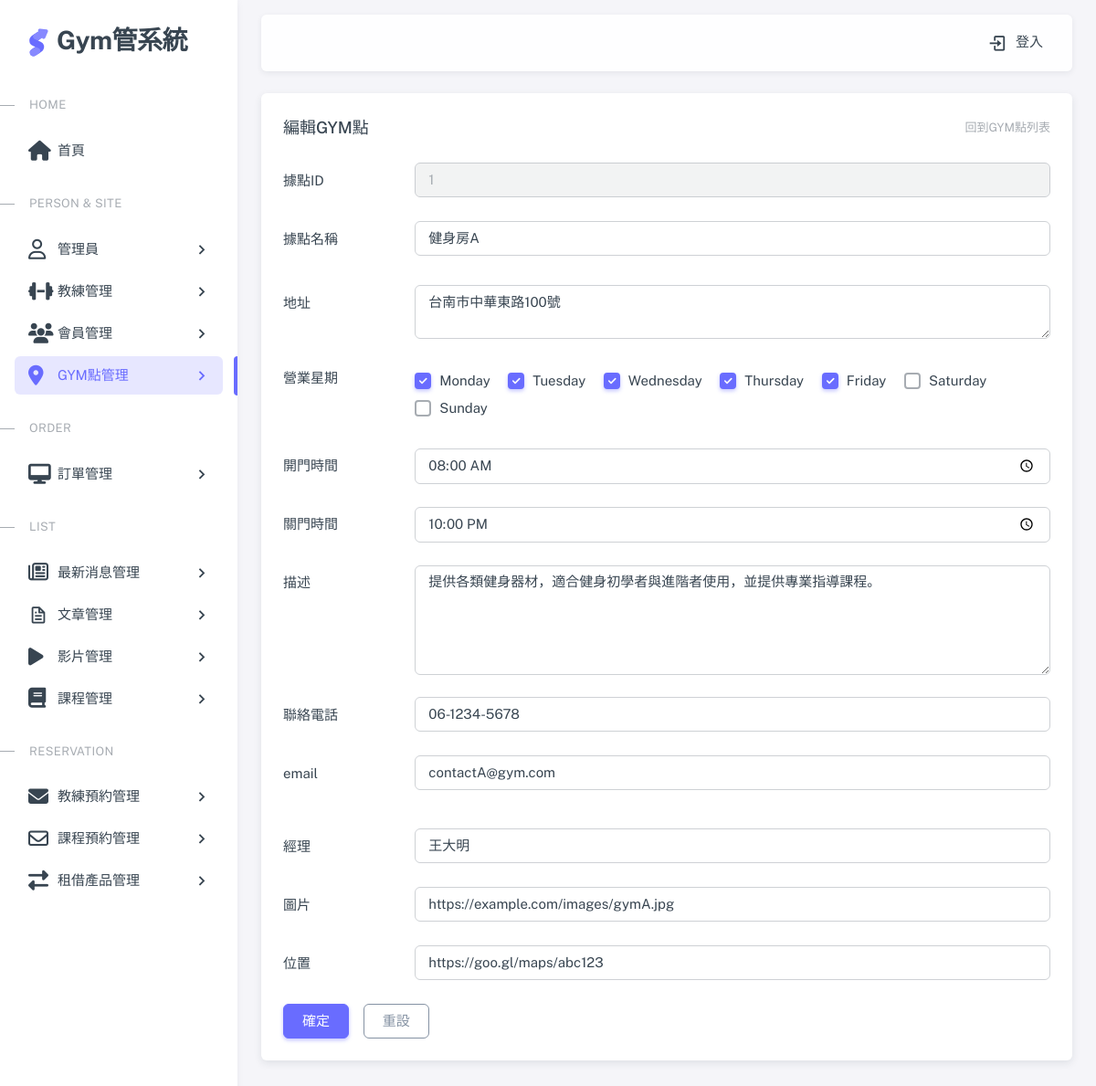
The page /pages/gymSite-edit.php?gym_id=1 on the database as committed earlier.
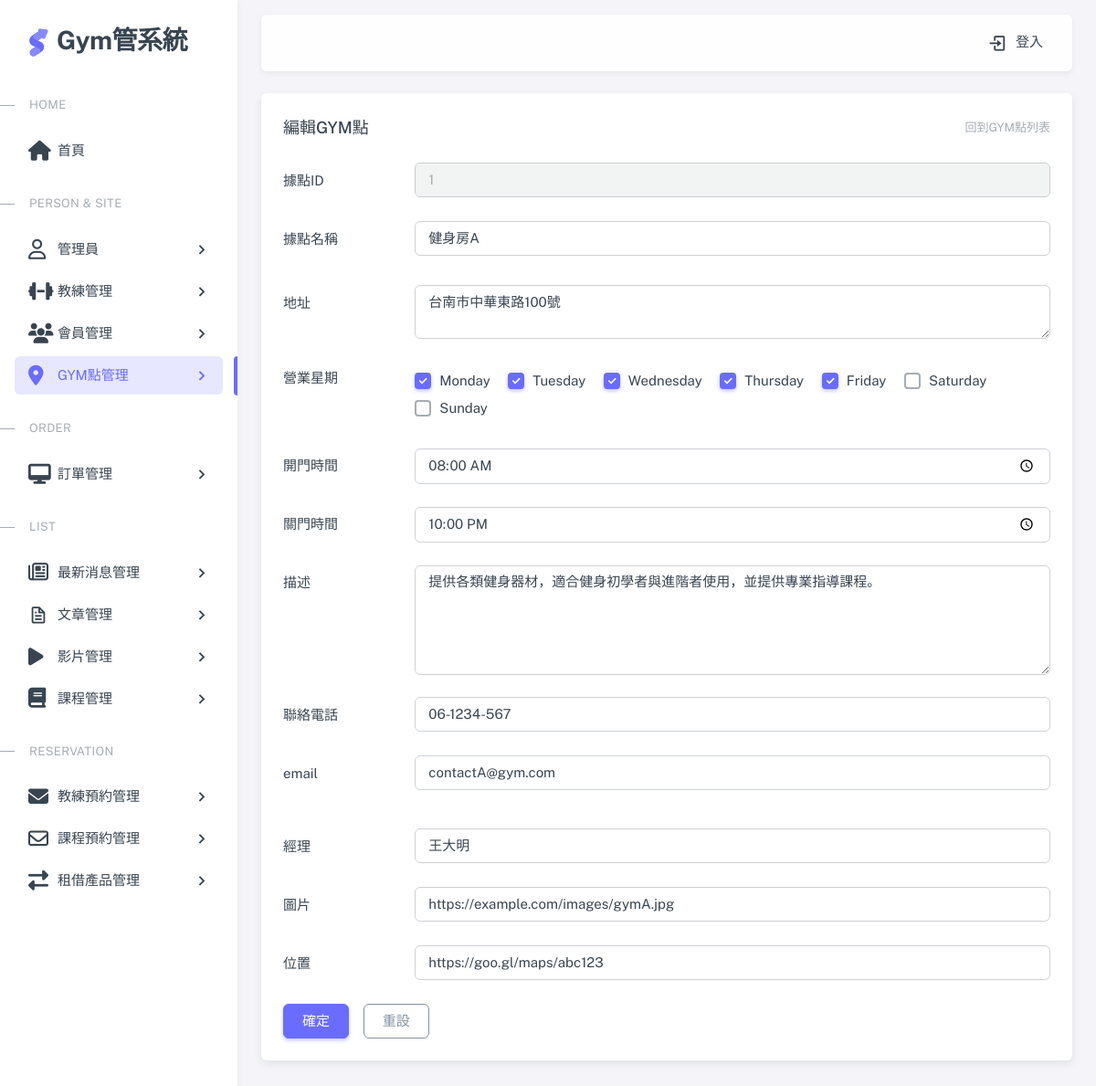
The same page on the database as committed later.
### tables this page shows
CREATE TABLE gyms (
  gym_id  SERIAL PRIMARY KEY,        
  name VARCHAR(255) NOT NULL,        
  address VARCHAR(255),            
  business_days TEXT,   
  opening_hours TIME,              
  closing_hours TIME,   
  description TEXT,   
  contact_info VARCHAR(50),               
  email VARCHAR(255),   
  manager VARCHAR(50),   
  image_url VARCHAR(255),   
  google_map_link VARCHAR(255),   
  created_at TIMESTAMP DEFAULT CURRENT_TIMESTAMP   
);

### pages/gymSite-edit.php (the view, shortened to what this page needs)
<?php require __DIR__ . '/includes/init.php';?>
<?php
$pageName = "gymSite-edit";
$gym_id = empty($_GET['gym_id'])? 0 : intval($_GET['gym_id']);
$sql="SELECT * FROM gyms WHERE gym_id = $gym_id";
$r = $pdo->query($sql)->fetch();
?>
<?php include __DIR__ . '/includes/html-header.php'; ?>
<?php include __DIR__ . '/includes/html-sidebar.php'; ?>
<?php include __DIR__ . '/includes/html-layout-navbar.php'; ?>
<?php include __DIR__ . '/includes/html-content wrapper-start.php'; ?>
<div class="col-xxl">
    <div class="card mb-6">
      <div class="card-header d-flex align-items-center justify-content-between">
        <h5 class="mb-0">編輯GYM點</h5>
        <small class="text-muted float-end"> <a href="./gymSite.php" class="nav-link">回到GYM點列表</a>
        </small>
      </div>
      <div class="card-body">
        <form onsubmit="sendData(event)">
        <div class="row mb-6">
            <label class="col-sm-2 col-form-label" for="basic-default-gym_id">據點ID</label>
            <div class="col-sm-10">
              <input type="text" class="form-control" id="basic-default-gym_id" placeholder="請輸入據點名稱" name="gym_id" value="<?=$r['gym_id']?>" disabled>
            </div>
        </div>
          <div class="row mb-6">
            <label class="col-sm-2 col-form-label" for="basic-default-name">據點名稱</label>
            <div class="col-sm-10">
              <input type="text" class="form-control" id="basic-default-name" placeholder="請輸入據點名稱" name="name" value="<?=$r['name'] ?>">
            </div>
          </div>
          <div class="row mb-6">
            <label class="col-sm-2 col-form-label" for="basic-default-address">地址</label>
            <div class="col-sm-10">
              <textarea id="basic-default-address" class="form-control" placeholder="請輸入地址" aria-describedby="basic-icon-default-message2" rows="2" name="address" ><?=$r['address']?></textarea>
            </div>
          </div>
          <div class="row mb-6">
            <?php
            $business_days = explode(",", str_replace(' ', '', $r['business_days']));
            ?>
            <label class="col-sm-2 col-form-label" for="basic-default-open">營業星期</label>
            <div class="col-sm-10">
            <div class="form-check form-check-inline mt-3">
              <input class="form-check-input" type="checkbox" id="inlineCheckbox1" value="Monday" name="business_days[]" <?=in_array("Monday", $business_days)?'checked':''?>>
              <label class="form-check-label" for="inlineCheckbox1">Monday</label>
            </div>
            <div class="form-check form-check-inline">
              <input class="form-check-input" type="checkbox" id="inlineCheckbox2" value="Tuesday" name="business_days[]" <?=in_array("Tuesday", $business_days)?'checked':''?> >
              <label class="form-check-label" for="inlineCheckbox2">Tuesday</label>
            </div>
            <div class="form-check form-check-inline">
              <input class="form-check-input" type="checkbox" id="inlineCheckbox3" value="Wednesday" name="business_days[]" <?=in_array("Wednesday", $business_days)?'checked':''?>>
              <label class="form-check-label" for="inlineCheckbox3">Wednesday</label>
            </div>
            <div class="form-check form-check-inline">
              <input class="form-check-input" type="checkbox" id="inlineCheckbox4" value="Thursday" name="business_days[]" <?=in_array("Thursday", $business_days)?'checked':''?>>
              <label class="form-check-label" for="inlineCheckbox4">Thursday</label>
            </div>
            <div class="form-check form-check-inline">
              <input class="form-check-input" type="checkbox" id="inlineCheckbox5" value="Friday" name="business_days[]" <?=in_array("Friday", $business_days)?'checked':''?>>
              <label class="form-check-label" for="inlineCheckbox5">Friday</label>
            </div>
            <div class="form-check form-check-inline">
              <input class="form-check-input" type="checkbox" id="inlineCheckbox6" value="Saturday" name="business_days[]" <?=in_array("Saturday", $business_days)?'checked':''?>>
              <label class="form-check-label" for="inlineCheckbox6">Saturday</label>
            </div>
            <div class="form-check form-check-inline">
              <input class="form-check-input" type="checkbox" id="inlineCheckbox7" value="Sunday" name="business_days[]" <?=in_array("Sunday", $business_days)?'checked':''?>>
              <label class="form-check-label" for="inlineCheckbox7">Sunday</label>
            </div>
            </div>
          </div>
          <div class="row mb-6">
            <label class="col-sm-2 col-form-label" for="basic-default-open">開門時間</label>
            <div class="col-sm-10">
              <input type="time" class="form-control " id="basic-default-open" name="open" value="<?=$r['opening_hours']?>" require>
            </div>
          </div>
          <div class="row mb-6">
            <label class="col-sm-2 col-form-label" for="basic-default-colse">關門時間</label>
            <div class="col-sm-10">
              <input type="time" class="form-control " id="basic-default-colse" name="colse" value="<?=$r['closing_hours']?>"require >
            </div>
          </div>
          <div class="row mb-6">
            <label class="col-sm-2 col-form-label" for="basic-default-description">描述</label>
            <div class="col-sm-10">
              <textarea id="basic-default-description" class="form-control" placeholder="description..." aria-describedby="basic-icon-default-message2" rows="5" name="description" ><?=$r['description']?></textarea>
            </div>
          </div>
          <div class="row mb-6">
            <label class="col-sm-2 col-form-label" for="basic-default-tel">聯絡電話</label>
            <div class="col-sm-10">
              <input type="tel" class="form-control " id="basic-default-tel" name="tel" placeholder="06-5800000" value="<?=$r['contact_info']?>" require>
            </div>
          </div>
          <div class="row mb-6">
            <label class="col-sm-2 col-form-label" for="basic-default-author">email</label>
            <div class="col-sm-10">
              <input type="email" class="form-control " id="basic-default-email" name="email" placeholder="XXX@XX.XX" value="<?=$r['email']?>" require>
            </div>
          </div>
          <div class="row mb-6">
            <label class="col-sm-2 col-form-label" for="basic-default-manager">經理</label>
            <div class="col-sm-10">
              <input type="text" class="form-control " id="basic-default-manager" name="manager" placeholder="請輸入經理名稱" value="<?=$r['manager']?>" require>
            </div>
          </div>
          <div class="row mb-6">
            <label class="col-sm-2 col-form-label" for="basic-default-image_url">圖片</label>
            <div class="col-sm-10">
              <input type="text" class="form-control " id="basic-default-image_url" name="image_url" placeholder="請輸入圖片訊息" value="<?=$r['image_url']?>" require>
            </div>
          </div>
          <div class="row mb-6">
            <label class="col-sm-2 col-form-label" for="basic-default-author">位置</label>
            <div class="col-sm-10">
              <input type="text" class="form-control " id="basic-default-google_map_link" name="google_map_link" placeholder="請輸入位置訊息" value="<?=$r['google_map_link']?>"require>
            </div>
          </div>
          <div class="mt-6">
            <button type="submit" class="btn btn-primary me-3">確定</button>
            <button type="reset" class="btn btn-outline-secondary">重設</button>
          </div>
        </form>
      </div>
    </div>
  </div>
<?php include __DIR__ . '/includes/html-content wrapper-end.php'; ?>
<?php include __DIR__ . '/includes/html-footer.php'; ?>

### pages/includes/html-header.php (shortened to what this page needs)
<!DOCTYPE html>
<html lang="en" class="light-style layout-menu-fixed layout-compact " dir="ltr" data-theme="theme-default" data-assets-path="../assets/" data-template="vertical-menu-template-free" data-style="light">
  <head>
    <link rel="stylesheet" href="https://cdnjs.cloudflare.com/ajax/libs/font-awesome/6.7.2/css/all.min.css">
    <link rel="stylesheet" href="../assets/vendor/fonts/boxicons.css" />
    <link rel="stylesheet" href="../assets/vendor/css/core.css" class="template-customizer-core-css" />
    <link rel="stylesheet" href="../assets/vendor/css/theme-default.css" class="template-customizer-theme-css" />
    <link rel="stylesheet" href="../assets/css/demo.css" />
    <link rel="stylesheet" href="../assets/vendor/libs/perfect-scrollbar/perfect-scrollbar.css" />
</head>

### pages/includes/html-sidebar.php (shortened to what this page needs)
<body>
<div class="layout-wrapper layout-content-navbar  ">
  <div class="layout-container">
<aside id="layout-menu" class="layout-menu menu-vertical menu bg-menu-theme">
  <div class="app-brand demo ">
    <a href="index.html" class="app-brand-link">
    <span class="app-brand-logo demo">
    </span>
    <span class="app-brand-text demo menu-text fw-bold ms-2">Gym管系統</span>
    </a>
  </div>
  <ul class="menu-inner py-1">
    <li class="menu-header small text-uppercase">
      <span class="menu-header-text">home</span>
    </li>
    <li class="menu-item <?= $pageName =='home' ? 'active' : '' ?>">
      <a href="home.php" target="_blank" class="menu-link   ">
        <i class="menu-icon fa-solid fa-house fa-2xs"></i>
        <div class="text-truncate" data-i18n="Support">首頁</div>
      </a>
    </li>
    <li class="menu-header small text-uppercase">
      <span class="menu-header-text">Person & Site</span>
    </li>
    <li class="menu-item <?= in_array($pageName, ['gymAdmin', 'gymAdmin-add', 'gymAdmin-edit']) ? 'active' : '' ?>">
      <a href="gymAdmin.php" target="_blank" class="menu-link  menu-toggle">
        <i class="menu-icon fa-regular fa-user fa-2xs"></i>
        <div class="text-truncate" data-i18n="Support">管理員</div>
      </a>
    </li>
    <li class="menu-item <?= in_array($pageName, ['coach', 'coach-add', 'coach-edit']) ? 'active' : '' ?>">
      <a href="coach.php" target="_blank" class="menu-link  menu-toggle">
        <i class="menu-icon fa-solid fa-dumbbell fa-2xs"></i>
        <div class="text-truncate" data-i18n="Support">教練管理</div>
      </a>
    </li>
    <li class="menu-item <?= in_array($pageName, ['gymMember', 'gymMember-add', 'gymMember-edit']) ? 'active' : '' ?>">
      <a href="gymMember.php" target="_blank" class="menu-link  menu-toggle">
        <i class="menu-icon fa-solid fa-users fa-2xs"></i>
        <div class="text-truncate" data-i18n="Support">會員管理</div>
      </a>
    </li>
    <li class="menu-item <?= in_array($pageName, ['gymSite', 'gymSite-add', 'gymSite-edit']) ? 'active' : '' ?>">
      <a href="#" target="_blank" class="menu-link  menu-toggle">
        <i class="menu-icon fa-solid fa-location-dot fa-2xs"></i>
        <div class="text-truncate" data-i18n="Support">GYM點管理</div>
      </a>
    </li>
    <li class="menu-header small text-uppercase">
      <span class="menu-header-text">Order</span>
    </li>
    <li class="menu-item <?= in_array($pageName, ['order', 'order-add', 'order-edit']) ? 'active' : '' ?>">
      <a href="order.php" target="_blank" class="menu-link  menu-toggle">
        <i class="menu-icon fa-solid fa-desktop fa-2xs"></i>
        <div class="text-truncate" data-i18n="Support">訂單管理</div>
      </a>
    </li>
    <li class="menu-header small text-uppercase">
      <span class="menu-header-text">list</span>
    </li>
    <li class="menu-item  <?= in_array($pageName, ['gymNews', 'gymNews-add', 'gymNews-edit']) ? 'active' : '' ?>">
      <a href="gymNews.php" class="menu-link  menu-toggle">
        <i class="menu-icon fa-regular fa-newspaper fa-2xs"></i>
        <div class="text-truncate" data-i18n="Support">最新消息管理</div>
      </a>
    </li>
    <li class="menu-item <?= in_array($pageName, ['article', 'article-add', 'article-edit']) ? 'active' : '' ?>">
      <a href="article.php" target="_blank" class="menu-link  menu-toggle">
        <i class="menu-icon tf-icons bx bx-file"></i>
        <div class="text-truncate" data-i18n="Support">文章管理</div>
      </a>
    </li>
    <li class="menu-item <?= in_array($pageName, ['videos', 'videos-add', 'videos-edit']) ? 'active' : '' ?>">
      <a href="videos.php" target="_blank" class="menu-link  menu-toggle">
        <i class="menu-icon fa-solid fa-play fa-xs"></i>
        <div class="text-truncate" data-i18n="Support">影片管理</div>
      </a>
    </li>
    <li class="menu-item <?= in_array($pageName, ['class', 'class-add', 'class-edit']) ? 'active' : '' ?>">
      <a href="class.php" target="_blank" class="menu-link  menu-toggle">
        <i class="menu-icon fa-solid fa-book fa-2xs"></i>
        <div class="text-truncate" data-i18n="Support">課程管理</div>
      </a>
    </li>
    <li class="menu-header small text-uppercase">
      <span class="menu-header-text"> Reservation</span>
    </li>
    <li class="menu-item <?= in_array($pageName, ['reserveCoach', 'reserveCoach-add', 'reserveCoach-edit']) ? 'active' : '' ?>">
      <a href="reserveCoach.php" target="_blank" class="menu-link  menu-toggle">
        <i class="menu-icon fa-solid fa-envelope fa-2xs"></i>
        <div class="text-truncate" data-i18n="Support">教練預約管理</div>
      </a>
      </li>
    <li class="menu-item  <?= in_array($pageName, ['reserveClass', 'reserveClass-add', 'reserveClass-edit']) ? 'active' : '' ?>">
        <a href="reserveClass.php" target="_blank" class="menu-link  menu-toggle">
          <i class="menu-icon fa-regular fa-envelope"></i>
          <div class="text-truncate" data-i18n="Support">課程預約管理</div>
        </a>
    </li>
    <li class="menu-item  <?= in_array($pageName, ['products', 'products-add', 'products-edit']) ? 'active' : '' ?>">
      <a href="products.php" target="_blank" class="menu-link  menu-toggle">
        <i class="menu-icon fa-solid fa-right-left fa-2xs"></i>
        <div class="text-truncate" data-i18n="Support">租借產品管理</div>
      </a>
    </li>
  </ul>
</aside>

### pages/includes/html-layout-navbar.php (shortened to what this page needs)
<div class="layout-page">
      <nav class="layout-navbar container-xxl navbar navbar-expand-xl navbar-detached align-items-center bg-navbar-theme" id="layout-navbar">
            <div class="navbar-nav-right d-flex align-items-center" id="navbar-collapse">
              <ul class="navbar-nav flex-row align-items-center ms-auto">
                <li class="nav-item">
                  <a class="nav-link" href="login.php">
                      <i class="menu-icon bx bx-log-in me-2"></i>登入
                  </a>
              </li>
              </ul>
            </div>
        </nav>

### pages/includes/html-content wrapper-start.php
 <div class="content-wrapper">
<div class="container-xxl flex-grow-1 container-p-y">

### pages/includes/html-content wrapper-end.php (shortened to what this page needs)
</div>
        </div>
      </div>
    </div>
  </div>

### pages/includes/html-footer.php
</body>
</html>

### assets/css/demo.css (style rules this page uses)
.menu .app-brand.demo { height: 64px; margin-top: 12px; }
.app-brand-logo.demo svg { width: 22px; height: 38px; }
.app-brand-text.demo { font-size: 1.75rem; letter-spacing: -0.5px; }

Rows that differ between the two databases and show on the page:
changed gyms "健身房A": tel "06-1234-5678" → "06-1234-567"
